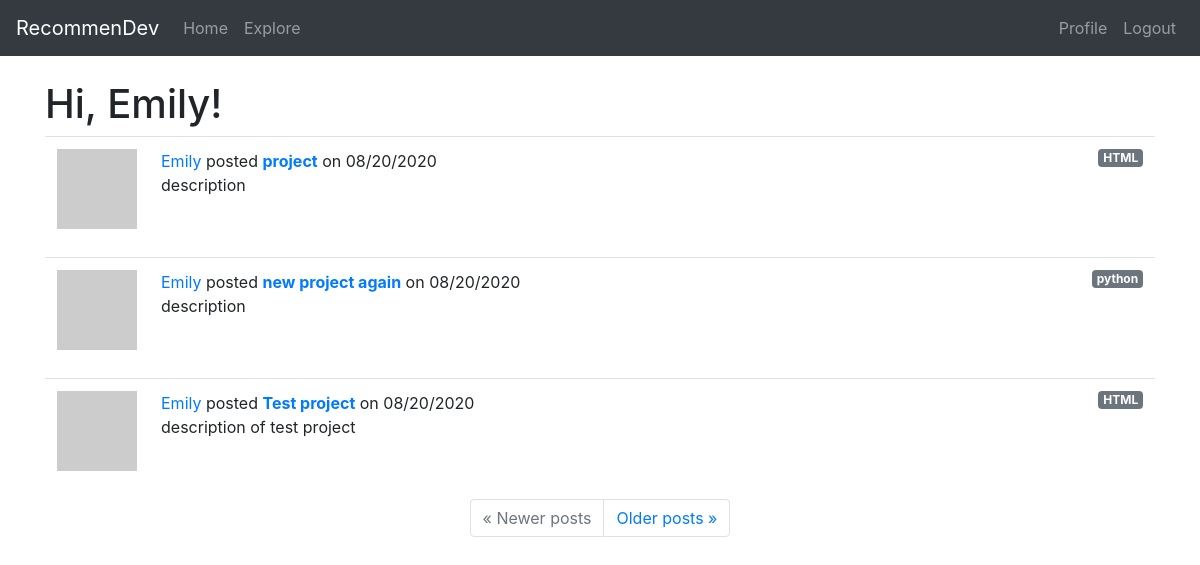
Page /explore (signed in) on the earlier database version.
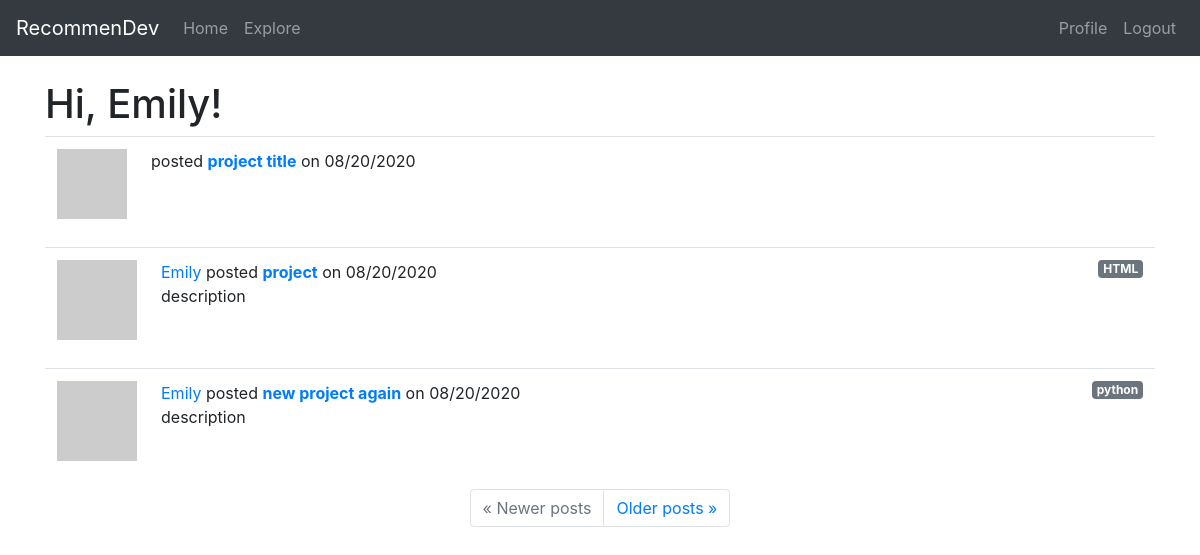
Same page on the later database version.
### app/models.py (models this page shows, shortened)
class Project(db.Model):
    id = db.Column(db.Integer, primary_key=True)
    user_id = db.Column(db.Integer, db.ForeignKey('user.id'))
    title = db.Column(db.String(60))
    description = db.Column(db.String(150))
    timestamp = db.Column(db.DateTime, index=True, default=datetime.utcnow)
    language = db.Column(db.String(15))
    git_url = db.Column(db.String(50))
    tags = db.Column(db.String(60))

class User(UserMixin, db.Model):
    id = db.Column(db.Integer, primary_key=True)
    username = db.Column(db.String(30), index=True, unique=True)
    email = db.Column(db.String(50), index=True, unique=True)
    password_hash = db.Column(db.String(128))
    projects = db.relationship('Project', backref='owner', lazy='dynamic')
    about_me = db.Column(db.String(140))
    last_seen = db.Column(db.DateTime, default=datetime.utcnow)
    followed = db.relationship(
        'User', secondary=followers,
        primaryjoin=(followers.c.follower_id == id),
        secondaryjoin=(followers.c.followed_id == id),
        backref=db.backref('followers', lazy='dynamic'), lazy='dynamic')
    rated = db.relationship(
        'Project', secondary=ratings,
        backref=db.backref('raters', lazy='dynamic'), lazy='dynamic')
    def avatar(self, size):
        digest = md5(self.email.lower().encode('utf-8')).hexdigest()
        return 'https://www.gravatar.com/avatar/{}?d=retro&s={}'.format(digest, size)

### app/routes.py (the view)
@app.route('/explore')
@login_required
def explore():
    page = request.args.get('page', 1, type=int)
    projects = Project.query.order_by(Project.timestamp.desc()).paginate(page, app.config['POSTS_PER_PAGE'], False)
    next_url = url_for('explore', page=projects.next_num) \
        if projects.has_next else None
    prev_url = url_for('explore', page=projects.prev_num) \
        if projects.has_prev else None
    return render_template('index.html', title='Explore', projects=projects.items, next_url=next_url, prev_url=prev_url)

### app/models.py (called while the page is built)
@login.user_loader
def load_user(id):
    return User.query.get(int(id))

### app/routes.py (called while the page is built)
@app.before_request
def before_request():
    if current_user.is_authenticated:
        current_user.last_seen = datetime.utcnow()
        db.session.commit()

### app/templates/index.html (shortened to what this page needs)
{% extends "base.html" %}
{% block content %}
    <h1>Hi, {{ current_user.username }}!</h1>
    {% for project in projects %}
        {% include '_project.html' %}
    {% endfor %}
    <nav aria-label="...">
        <ul class="pagination justify-content-center">
            <li class="page-item{% if not prev_url %} disabled{% endif %}">
                <a class="page-link" href="{{ prev_url or '#' }}">
                    <span aria-hidden="true">&laquo;</span> Newer posts
                </a>
            </li>
            <li class="page-item{% if not next_url %} disabled{% endif %}">
                <a class="page-link" href="{{ next_url or '#' }}">
                    Older posts <span aria-hidden="true">&raquo;</span>
                </a>
            </li>
        </ul>
    </nav>
{% endblock %}

### app/templates/_project.html
<table class="table table-hover">
    <tr>
        <td width="70px">
            <a href="{{ url_for('user', username=project.owner.username) }}">
                {% if project.owner %}
                <img src="{{ project.owner.avatar(70) }}" />
                {% else %}
                <img src="https://via.placeholder.com/70" />
                {% endif %}
            </a>
        </td>
        <td>
            <span class="user_popup">
                <a href="{{ url_for('user', username=project.owner.username) }}">
                    {{ project.owner.username }}
                </a>
            </span>
            posted <a href="{{ url_for('project', id=project.id) }}"><b>{{ project.title }}</b></a> on {{ moment(project.timestamp).format('L') }}
            <a href="{% if project.language %} {{ url_for('language', language=project.language) }} {% endif %}" class="badge badge-secondary float-right">{% if project.language %} {{ project.language }} {% endif %}</a>
            <br> {% if project.description %} {{ project.description }} {% endif %}
        </td>
    </tr>
</table>

Differences in the rows shown:
no longer on this page (row unchanged): Project: owner.username "Emily", title "Test project", timestamp "08/20/2020", language "HTML", description "description of test project"
added Project: title "project title", timestamp "08/20/2020"
